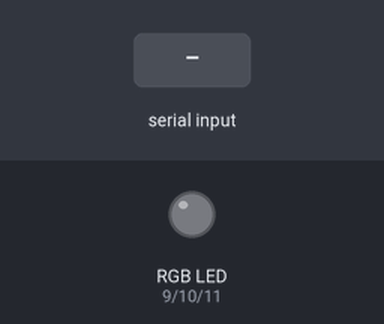
Bench run of a sketch on a simulated Arduino Uno, built with avr-gcc and run on an emulated ATmega328P. Shown: an RGB LED mixed from three pins (HIGH = lit). The test bench sets the inputs (shaded band). Dim RGB values are drawn brighter than linear.

Above: at 1.2 s.
1.3 s: "r90\n" received over the second serial link
At 2.1 s:
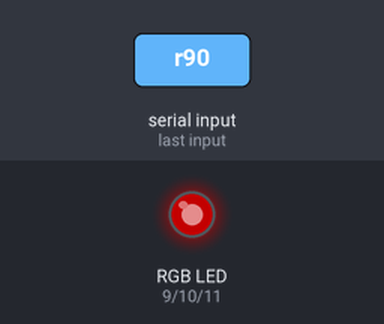
2.8 s: "r,45\n" received over the second serial link
At 3.3 s:
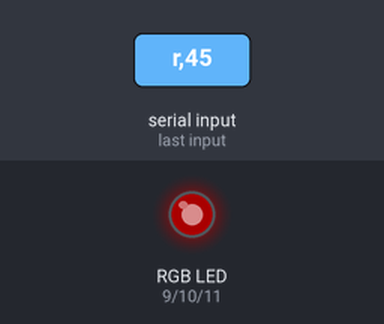
4.3 s: "g90\n" received over the second serial link
At 5.5 s:
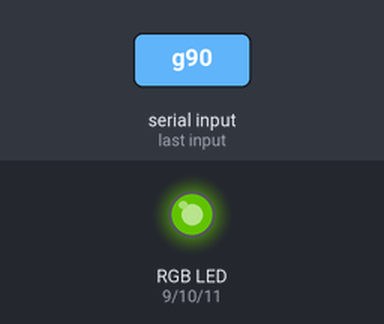
5.8 s: "g,45\n" received over the second serial link
At 6.8 s:
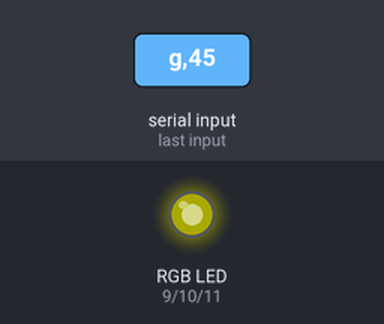
7.3 s: "b90\n" received over the second serial link
At 7.9 s:
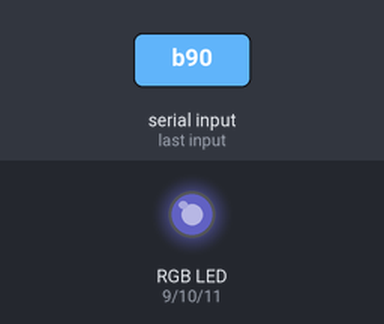
8.8 s: "b,45\n" received over the second serial link
At 10.2 s:
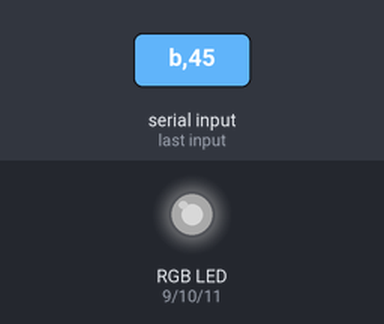
Timing chart, 0 to 11.3 s (numbered marks = the images above; inputs shaded):
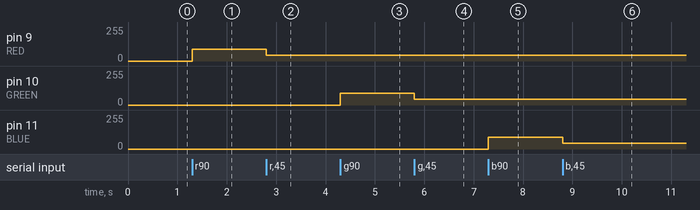

Measured:
- after the input at 1.3 s, pin 9 (RED): 0/255 → 90/255 at once
- after the input at 2.8 s, pin 9 (RED): 90/255 → 45/255 at once
- after the input at 4.3 s, pin 10 (GREEN): 0/255 → 90/255 at once
- after the input at 5.8 s, pin 10 (GREEN): 90/255 → 45/255 at once
- after the input at 7.3 s, pin 11 (BLUE): 0/255 → 90/255 at once
- after the input at 8.8 s, pin 11 (BLUE): 90/255 → 45/255 at once

The sketch:

three_LED_slider.ino
```cpp
#include<SoftwareSerial.h>
#define RED 9
#define GREEN 10
#define BLUE 11

SoftwareSerial btSerial(2,3);

void setup() {
 btSerial.begin(9600);
}

void loop() {
  if(btSerial.available()){
    char c = btSerial.read();

    switch(c){
     case'r':
      analogWrite(RED,btSerial.parseInt());
      break;
     case'g':
      analogWrite(GREEN,btSerial.parseInt());
      break;
     case'b':
      analogWrite(BLUE,btSerial.parseInt());
      break;
    }
  }
}
```
